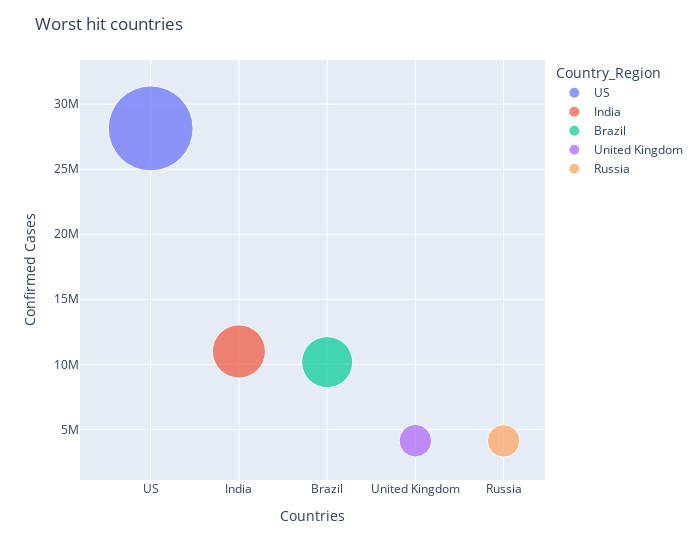

The code cell stored with this chart in its notebook:
### Code cell
fig = px.scatter(Sorted_country_df.head(), x="Country_Region", y="Confirmed", size="Confirmed", color="Country_Region",hover_name="Country_Region", size_max=60)
fig.update_layout(title=" Worst hit countries",xaxis_title="Countries",yaxis_title="Confirmed Cases",width = 700)
fig.show();

### Figure 1 — Plotly figure (JSON) as saved in the notebook; plotly's stock layout.template omitted (floating-point values rounded to 4 significant figures)
{"data": [{"hovertemplate": "<b>%{hovertext}</b><br><br>Country_Region=%{x}<br>Confirmed=%{marker.size}<extra></extra>", "hovertext": ["US"], "legendgroup": "US", "marker": {"color": "#636efa", "size": [28133627], "sizemode": "area", "sizeref": 7815.0, "symbol": "circle"}, "mode": "markers", "name": "US", "orientation": "v", "showlegend": true, "type": "scatter", "x": ["US"], "xaxis": "x", "y": [28133627], "yaxis": "y"}, {"hovertemplate": "<b>%{hovertext}</b><br><br>Country_Region=%{x}<br>Confirmed=%{marker.size}<extra></extra>", "hovertext": ["India"], "legendgroup": "India", "marker": {"color": "#EF553B", "size": [10991651], "sizemode": "area", "sizeref": 7815.0, "symbol": "circle"}, "mode": "markers", "name": "India", "orientation": "v", "showlegend": true, "type": "scatter", "x": ["India"], "xaxis": "x", "y": [10991651], "yaxis": "y"}, {"hovertemplate": "<b>%{hovertext}</b><br><br>Country_Region=%{x}<br>Confirmed=%{marker.size}<extra></extra>", "hovertext": ["Brazil"], "legendgroup": "Brazil", "marker": {"color": "#00cc96", "size": [10168174], "sizemode": "area", "sizeref": 7815.0, "symbol": "circle"}, "mode": "markers", "name": "Brazil", "orientation": "v", "showlegend": true, "type": "scatter", "x": ["Brazil"], "xaxis": "x", "y": [10168174], "yaxis": "y"}, {"hovertemplate": "<b>%{hovertext}</b><br><br>Country_Region=%{x}<br>Confirmed=%{marker.size}<extra></extra>", "hovertext": ["United Kingdom"], "legendgroup": "United Kingdom", "marker": {"color": "#ab63fa", "size": [4127574], "sizemode": "area", "sizeref": 7815.0, "symbol": "circle"}, "mode": "markers", "name": "United Kingdom", "orientation": "v", "showlegend": true, "type": "scatter", "x": ["United Kingdom"], "xaxis": "x", "y": [4127574], "yaxis": "y"}, {"hovertemplate": "<b>%{hovertext}</b><br><br>Country_Region=%{x}<br>Confirmed=%{marker.size}<extra></extra>", "hovertext": ["Russia"], "legendgroup": "Russia", "marker": {"color": "#FFA15A", "size": [4117992], "sizemode": "area", "sizeref": 7815.0, "symbol": "circle"}, "mode": "markers", "name": "Russia", "orientation": "v", "showlegend": true, "type": "scatter", "x": ["Russia"], "xaxis": "x", "y": [4117992], "yaxis": "y"}], "layout": {"legend": {"itemsizing": "constant", "title": {"text": "Country_Region"}, "tracegroupgap": 0}, "margin": {"t": 60}, "title": {"text": " Worst hit countries"}, "width": 700, "xaxis": {"anchor": "y", "categoryarray": ["US", "India", "Brazil", "United Kingdom", "Russia"], "categoryorder": "array", "domain": [0, 1], "title": {"text": "Countries"}}, "yaxis": {"anchor": "x", "domain": [0, 1], "title": {"text": "Confirmed Cases"}}}}
